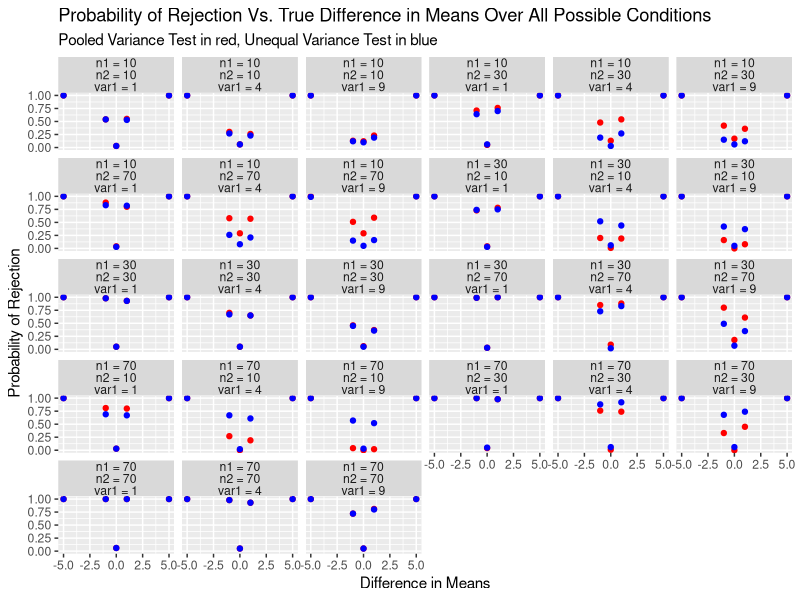
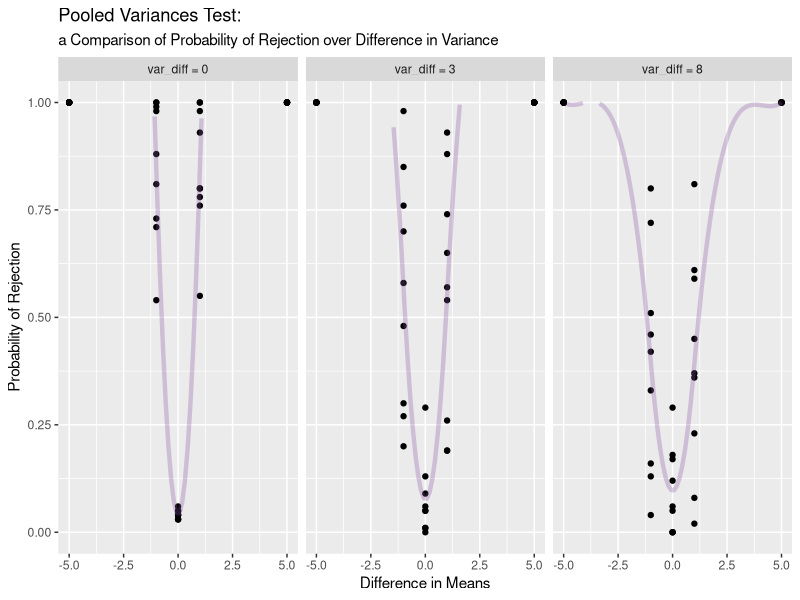
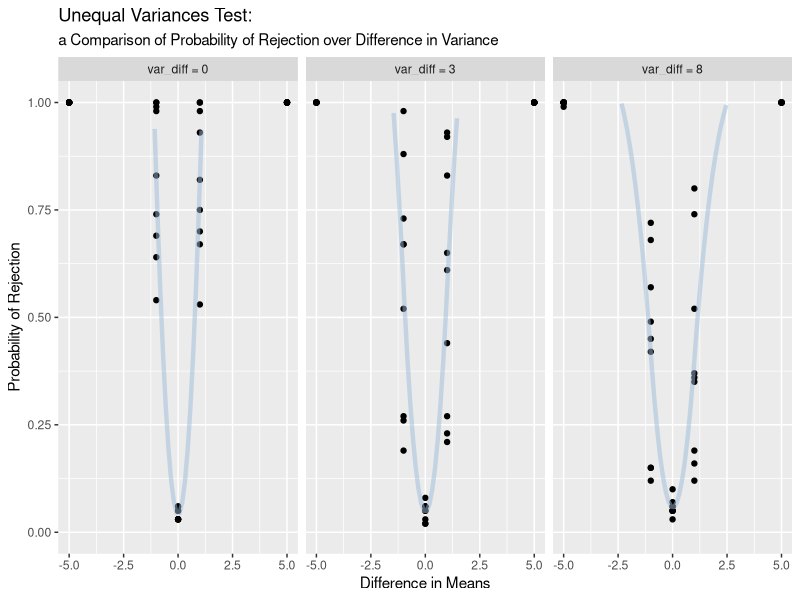
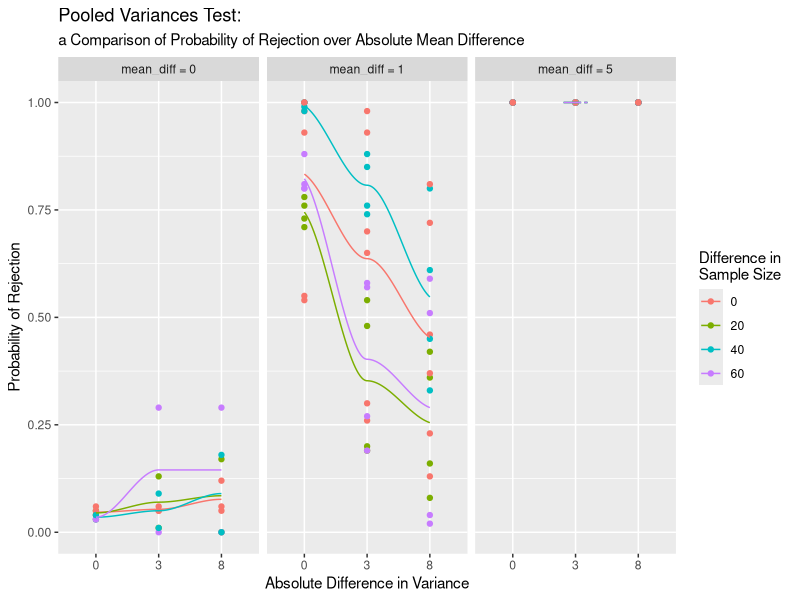
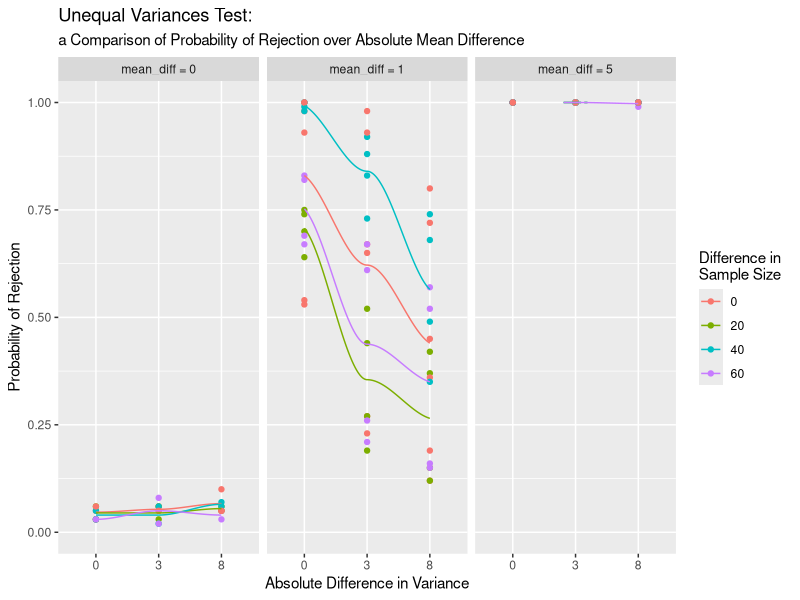
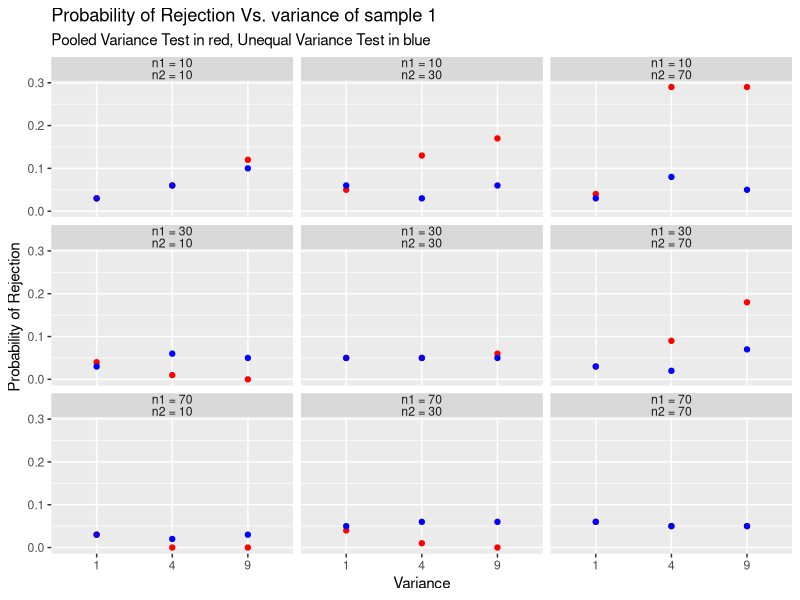

These charts were generated, in order, by the following R code:
## ---- chunk 1
knitr::opts_chunk$set(echo = TRUE)
library(tidyverse)
## ---- chunk 2
#set values of parameters 
var1 <- c(1,4,9) #set variance values for sample 1
var2 <- 1  #set variance values for sample 2

n1 <- c(10,10,10,30,30,30,70,70,70) # set the size of sample 1
n2 <- c(10,30,70,10,30,70,10,30,70) # set the size of sample 2

mu1 <- c(20,20,20,21,25) # set the mean value of sample 1
mu2 <- c(25,21,20,20,20) # set the mean value of sample 2

rez <- data.frame(matrix(ncol=7, nrow = 0)) # set the format of the data set to be generated. 
colnames(rez) <- c('var_1', 'var_2', 'n_1', 'n_2', 'mu_diff', 'alpha1','alpha2') # Assign the column names to the dataset
## ---- chunk 3
set.seed(458) # getting reproducible random result

# Attribute vector property to random variables for loop
Tpooled <- vector("numeric",100) #For t test value of pooled method with equal variance 
Tuneq <- vector("numeric",100) # For t test value of the method with unequal variance 
pval1 <-vector("numeric",100) # For p-value of pooled method with equal variance 
pval2 <-vector("numeric",100) # For p-value of the method with unequal variance 

# Generate dataset using nested loops
for (i in 1:3){
  for (j in 1:9){
    for (k in 1:5){
      #Giving initial values of random variables
      test1p_reject <- 0
      test2p_reject <- 0 
      mu_diff <- mu1[k] - mu2[k] #the difference of the means of two samples
      var_1 <- var1[i]
      var_2 <- 1
      n_1 <- n1[j]
      n_2 <- n2[j]
    
       #Using bootstrap to generate 100 samples with identical parameters     to calculate type I error alpha or power 
      for (m in 1:100){

      #generating the data
      yval1 <- rnorm(n1[j], mu1[k], sqrt(var1[i])) 
      yval2 <- rnorm(n2[j], mu2[k], sqrt(var2))
      
      #calculating values to do pooled t-test
      Sp2 <- sqrt(((n_1-1)*var(yval1) + (n_2-1)*var(yval2))/(n_1 + n_2-2))
      Tpooled[m] <- (mean(yval1) - mean(yval2))/(Sp2*sqrt(1/n_1 + 1/n_2))
     
      #calculating p-value corresponding to obtained t value of  pooled t-test
      pval1[m] <- round(2*pt(abs(Tpooled[m]), df=n_1 + n_2-2,lower.tail = F),4)
      
      #counting rejection times of pooled t-test
      if (pval1[m] <= 0.05){
        test1p_reject <- test1p_reject+1
      } 
     
      #calculating values to do unequal variances test
      Tuneq[m] <- (mean(yval1) - mean(yval2))/sqrt(var(yval1)/n_1 + var(yval2)/n_2)
      v <- (var(yval1)/n_1 + var(yval2)/n_2)**2/((var(yval1)/n_1)**2/(n_1 - 1)
          + (var(yval2)/n_2)**2/(n_2 - 1)) #using Satterthwaite's approx
      
        #calculating p-value corresponding to obtained t value of  unequal variances test
      pval2[m] <- round(2*pt(abs(Tuneq[m]), df=v, lower.tail = F),4)
      
      #counting rejection times of unequal variances test
      if (pval2[m] < 0.05){
        test2p_reject <-test2p_reject + 1} 
      
      }
      #calculating alpha values from counted rejections 
      alpha1 <- test1p_reject/100
      alpha2 <- test2p_reject/100

    #combine relevant data to create dataset row
    rez[nrow(rez) + 1,] <- c(var_1, var_2, n_1, n_2, mu_diff,alpha1  ,alpha2)
    
    }
   
  }
}
head(rez)
## ---- chunk 4
rez <- rez %>% mutate(abs_mu_diff = as.factor(abs(mu_diff)), 
                      abs_var_diff = as.factor(abs(var_1 - var_2)),
                      abs_size_diff = as.factor(abs(n_1 - n_2)))
## ---- chunk 5
# plot alpha value against mu_diff at different conditions by combining different variance and sample size.
rez$n_1 <- as.factor(rez$n_1)
rez$n_2 <- as.factor(rez$n_2)
rez$var_1 <- as.factor(rez$var_1)

n1_names <- c("10" = "n1 = 10", 
                       "30" = "n1 = 30", 
                       "70" = "n1 = 70")
n2_names <- c("10" = "n2 = 10", 
                       "30" = "n2 = 30", 
                       "70" = "n2 = 70")
var1_names <- c("1" = "var1 = 1",
                "4" = "var1 = 4",
                "9" = "var1 = 9")

g  <- ggplot(rez,aes(x=mu_diff)) + 
   geom_point(aes(y=alpha1), color="red") +
    geom_point(aes(y=alpha2), color="blue")  
g +  facet_wrap(n_1+n_2 ~ var_1,
                labeller = labeller(n_1 = n1_names, n_2 = n2_names, var_1 = var1_names)) + 
  theme(strip.text.x = element_text(margin = margin(0, 0, 0, 0))) + 
  labs(title = "Probability of Rejection Vs. True Difference in Means Over All Possible Conditions",
       subtitle = "Pooled Variance Test in red, Unequal Variance Test in blue",
       x = "Difference in Means",
       y = "Probability of Rejection")
## ---- chunk 6
abs_var_diff_names <- c("0" = "var_diff = 0", 
                       "3" = "var_diff = 3", 
                       "8" = "var_diff = 8")
vardifflabeller <- function(variable, value){return(abs_var_diff_names[value])}


g <- ggplot(rez, aes(x = mu_diff, y = alpha1))
g + geom_point() + 
  stat_smooth(geom = "line", alpha = 0.3, color = "#8856a7", size = 1.5) + 
  ylim(0.0,1.0) + 
  facet_wrap(~abs_var_diff,
             labeller = vardifflabeller) + 
  labs(title = "Pooled Variances Test:",
       subtitle = "a Comparison of Probability of Rejection over Difference in Variance",
       x = "Difference in Means",
       y = "Probability of Rejection")
## ---- chunk 7
g1 <- ggplot(rez, aes(x = mu_diff, y = alpha2))
g1 + geom_point() + 
  stat_smooth(geom = "line", alpha = 0.5, color = "#9ebcda", size = 1.5) + 
  ylim(0.0,1.0) + 
  facet_wrap(~abs_var_diff,
             labeller = vardifflabeller) + 
  labs(title = "Unequal Variances Test:",
       subtitle = "a Comparison of Probability of Rejection over Difference in Variance",
       x = "Difference in Means",
       y = "Probability of Rejection")
## ---- chunk 8
abs_mu_diff_names <- c("0" = "mean_diff = 0", 
                       "1" = "mean_diff = 1", 
                       "5" = "mean_diff = 5")
mudifflabeller <- function(variable, value){return(abs_mu_diff_names[value])}

g2 <- ggplot(rez, aes(x = abs_var_diff, y = alpha1, color = abs_size_diff, group = abs_size_diff))
g2 + geom_point() + 
  stat_smooth(geom = "line") +
  ylim(0.0,1.0) +
  labs(title = "Pooled Variances Test:",
       subtitle = "a Comparison of Probability of Rejection over Absolute Mean Difference",
       x = "Absolute Difference in Variance",
       y = "Probability of Rejection") +
  scale_color_discrete(name = "Difference in \nSample Size") + 
  facet_wrap(~abs_mu_diff, 
             labeller = mudifflabeller)
## ---- chunk 9
g3 <- ggplot(rez, aes(x = abs_var_diff, y = alpha2, color = abs_size_diff, group = abs_size_diff))
g3 + geom_point() + 
  stat_smooth(geom = "line") +
  ylim(0.0,1.0) +
  labs(title = "Unequal Variances Test:",
       subtitle = "a Comparison of Probability of Rejection over Absolute Mean Difference",
       x = "Absolute Difference in Variance",
       y = "Probability of Rejection") +
  scale_color_discrete(name = "Difference in \nSample Size") + 
  facet_wrap(~abs_mu_diff, 
             labeller = mudifflabeller)
## ---- chunk 10
#subset data under null hypothesis
rez_null <- filter(rez,mu_diff==0)

#plot the alpha value against variance of sample I under different sample size.
g <- ggplot (rez_null, aes(x=var_1,y=alpha1)) +
  geom_point(aes(y=alpha1), color="red") +
    geom_point(aes(y=alpha2), color="blue")  
g +  facet_wrap(~n_1+n_2,labeller = labeller(n_1 = n1_names, n_2 = n2_names))  + 
  theme(strip.text.x = element_text(margin = margin(0, 0, 0, 0))) + 
  labs(title = "Probability of Rejection Vs. variance of sample 1",
       subtitle = "Pooled Variance Test in red, Unequal Variance Test in blue",
       x = "Variance",
       y = "Probability of Rejection")
